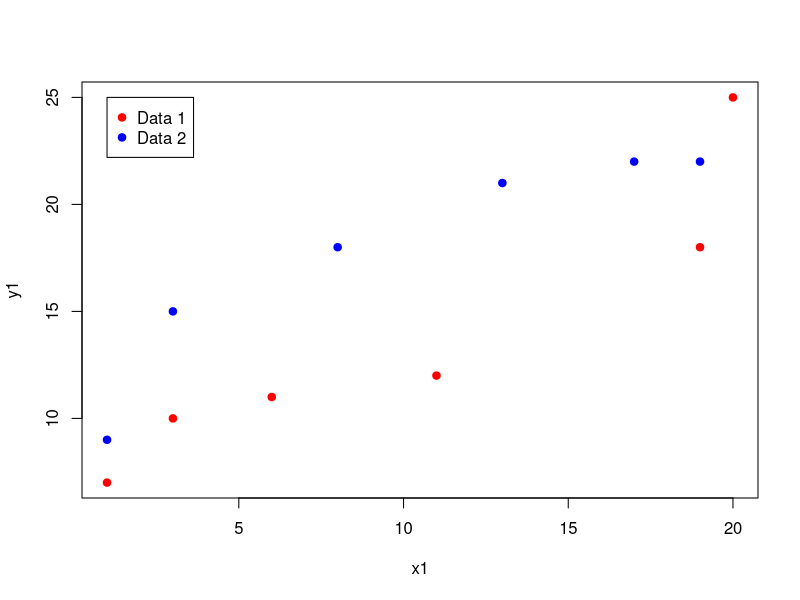
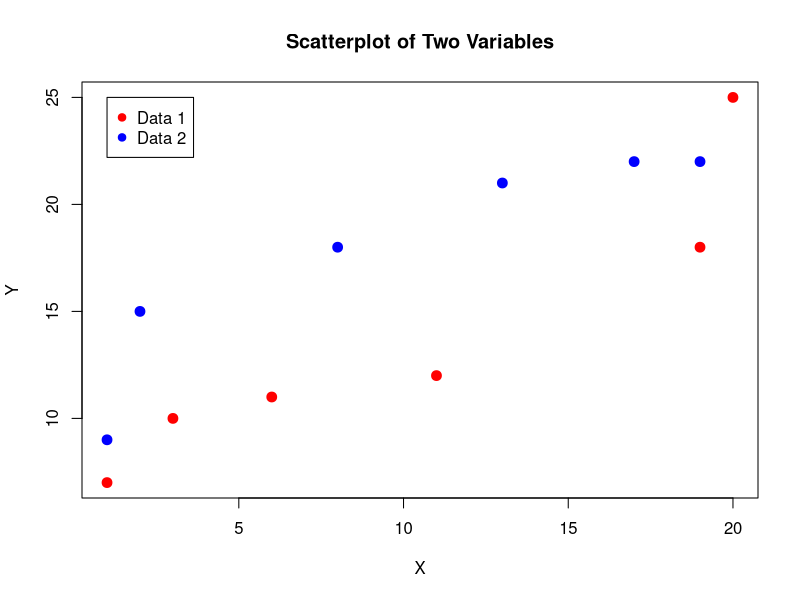

Source code (R) for these figures, in order:
# create scatterplot with two varables
# define datasets
x1 = c(1, 3, 6, 11, 19, 20)
y1 = c(7, 10, 11, 12, 18, 25)

x2 = c(1, 3, 8, 13, 17, 19)
y2 = c(9, 15, 18, 21, 22, 22)

#create scatterplot of x1 vs. y1
plot(x1, y1, col='red', pch=19)

#add scatterplot of x2 vs. y2
points(x2, y2, col='blue', pch=19)

#add legend
legend(1, 25, legend=c('Data 1', 'Data 2'), pch=c(19, 19), col=c('red', 'blue'))

# Customize the scatterplot
# define datasets
x1 <- c(1, 3, 6, 11, 19, 20)
y1 <- c(7, 10, 11, 12, 18, 25)

x2 <- c(1, 2, 8, 13, 17, 19)
y2 <- c(9, 15, 18, 21, 22, 22)

# create scatterplot of x1 vs.y1
plot(x1, y1, col="red", pch=19, cex=1.3,
     xlab="X", ylab="Y", main="Scatterplot of Two Variables")

# overlay scatterplot of x2 vs.y2
points(x2, y2, col="blue", pch=19, cex=1.3)

# add legend
legend(1, 25, legend = c("Data 1", "Data 2"), pch=c(19, 19), col=c("red", "blue"))
